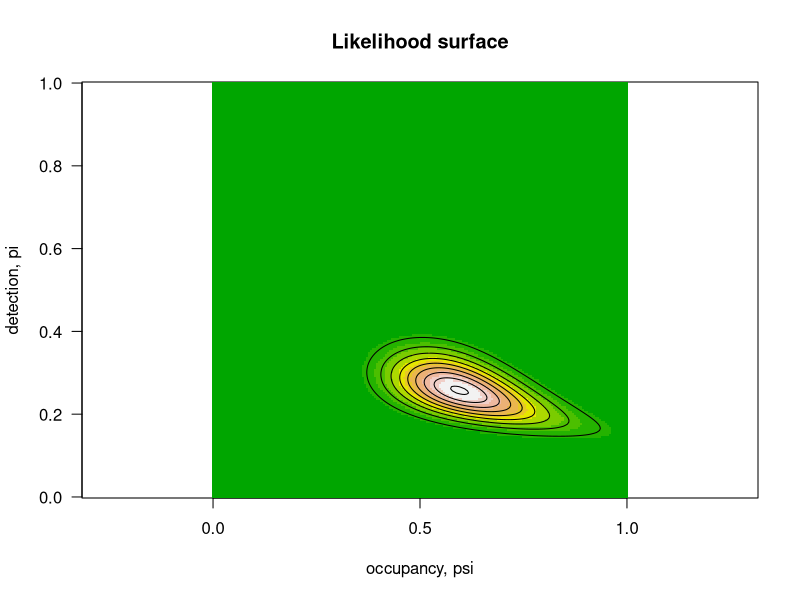
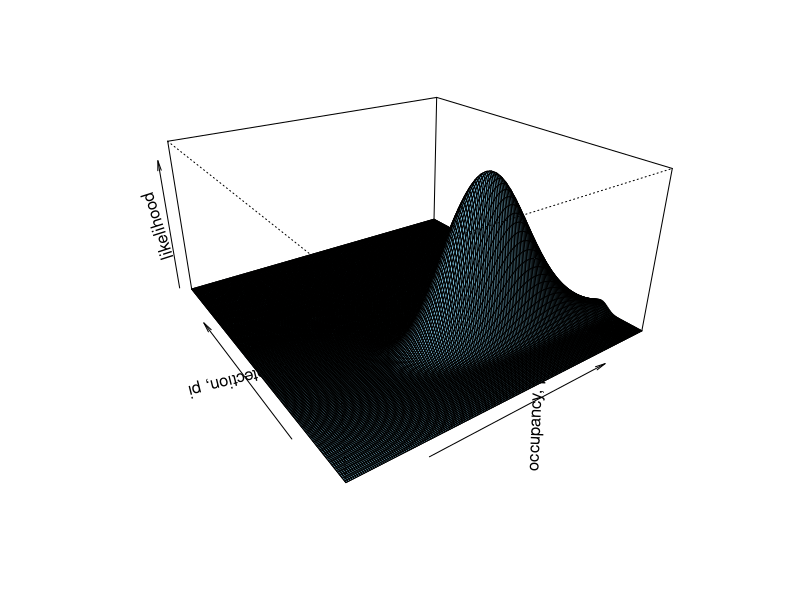

These charts were generated, in order, by the following R code:

# Code for the web page on MLE for salamanders.

y <- c(4, 3, 3, 3, 3, 2, 1, 1, 1, 1, 1, 1, 1, 1, 1, 1, 1, 1, 0, 0, 0, 0, 0, 0, 0, 0, 0, 0, 0, 0, 0, 0, 0, 0, 0, 0, 0, 0, 0)
n <- 5
sum(y > 0)

PSI <- PI <- seq(0.0025, 1, 0.005)
range(PSI)
length(PSI)

LIKE <- matrix(NA, 200, 200)
for (i in 1:200) {
  for(j in 1:200) {
    LIKE[i, j] <- prod(PSI[i] * dbinom(y, n, PI[j]) + ifelse(y==0, 1 - PSI[i], 0))
  }
}
range(LIKE)

image(LIKE, xlab="occupancy, psi", ylab="detection, pi", main="Likelihood surface",
    col = terrain.colors(12), las=1, asp=1)
contour(LIKE, add=TRUE, drawlabels=FALSE)

# This is the persective plot at the top of the page
# I rotate.persp to see what rotation would be best
# library(TeachingDemos)
# rotate.persp(PSI, PI, LIKE)

persp(PSI, PI, LIKE, col='skyblue', expand=0.5,
  theta=-35, phi=25, shade=0.1,
  xlab="occupancy, psi", ylab="detection, pi",
  zlab="likelihood") #, main="Likelihood surface")

# What is the MLE of psi and pi?
( where <- arrayInd(which.max(LIKE), dim(LIKE)) )
PSI[where[1]]   # MLE of psi
# [1] 0.595
PI[where[2]]     # MLE of pi
# [1] 0.26
abline(v = PSI[where[1]], h = PI[where[2]], col='white')

# Do MLE with optim
get_negLogLike <- function(x, y, n) {
  psi <- x[1]
  pi <- x[2]
  like <- prod(psi * dbinom(y, n, pi) + ifelse(y==0, 1 - psi, 0))
  return(-log(like))
}
get_negLogLike(c(0.7, 0.3), y=y, n=5)  # check
# 49.8396

optim(c(0.5,0.5), get_negLogLike, y=y, n=5)

